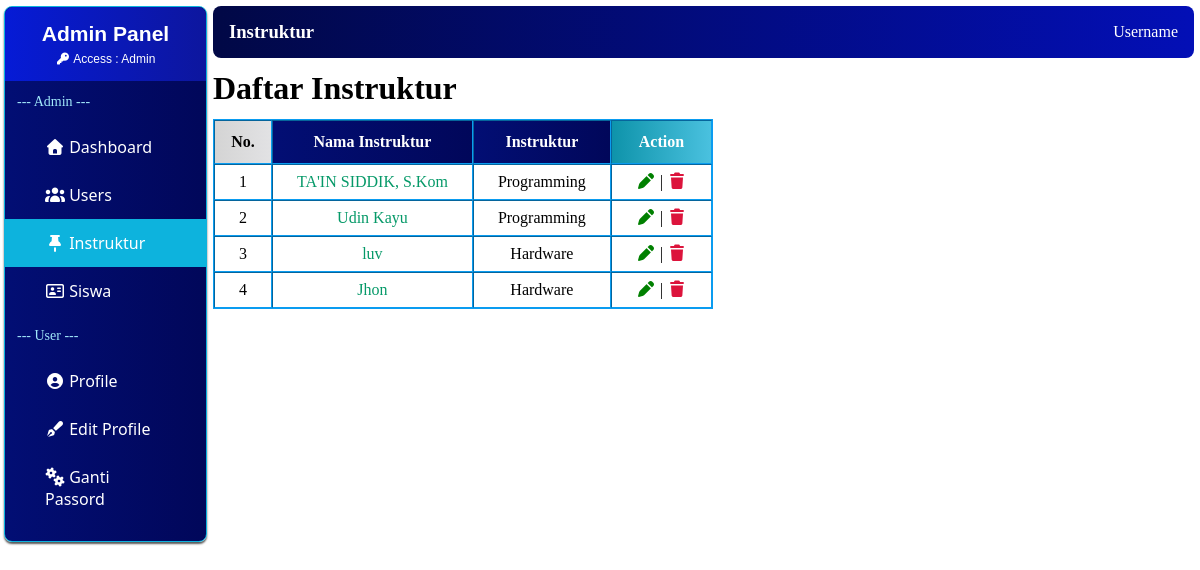
The app's page /instruktur.php (signed in) with its own data.
### tables this page shows
CREATE TABLE `users` (
  `id` int(11) NOT NULL,
  `nama` varchar(255) NOT NULL,
  `email` varchar(255) NOT NULL,
  `password` varchar(255) NOT NULL,
  `role` varchar(255) NOT NULL,
  `bidang` varchar(255) NOT NULL,
  `foto` varchar(255) NOT NULL,
  `status` varchar(255) NOT NULL,
  `terdaftar` varchar(255) NOT NULL
);

### functions.php (called while the page is built, shortened)
<?php
$dbHost = "localhost";
$dbUsername = "root";
$dbPassword = "";
$dbName = "dbkursus";
$tableUsers = "users";
$dbConn = mysqli_connect("$dbHost", "$dbUsername", "$dbPassword", "$dbName");
function instruktur() {
    global $dbConn;
    global $tableUsers;
    $query = "SELECT * FROM $tableUsers WHERE role != 'Admin'";
    $result = mysqli_query($dbConn, $query);
    $rows = [];
    while($row = mysqli_fetch_assoc($result)) {
        $rows[] = $row;
    }
    return $rows;
}
?>

### instruktur.php (the view, shortened to what this page needs)
<?php
    require 'functions.php';
    $instruktur = instruktur();
?>
<!DOCTYPE html>
<html lang="en">
<head>
    <link rel="stylesheet" href="style.css">
    <link rel="stylesheet" href="https://cdnjs.cloudflare.com/ajax/libs/font-awesome/7.0.1/css/all.min.css" />
</head>
<body>
    <div class="containt">
        <div class="sidebar">
            <div class="logo">
                <h3>Admin Panel</h3>
                <p><i class="fa-solid fa-key"></i> Access : Admin</p>
            </div>
            <div class="menu">
                <ul>
                    <div class="menu-admin">
                        <li style="padding: 13px 12px; color: #a1e8faff; font-size: 14px;">--- Admin ---</li>
                        <li><a href="index.php"><i class="fa-solid fa-house"></i> Dashboard</a></li>
                        <li><a href="users.php"><i class="fa-solid fa-users"></i> Users</a></li>
                        <li><a href="instruktur.php" style="background-color: #0db3dd;"><i class="fa-solid fa-thumbtack"></i> Instruktur</a></li>
                        <li><a href="siswa.php"><i class="fa-regular fa-address-card"></i> Siswa</a></li>
                    </div>
                    <div class="menu-user">
                        <li style="padding: 13px 12px; color: #a1e8faff; font-size: 14px;">--- User ---</li>
                        <li><a href="profile.php"><i class="fa-solid fa-circle-user"></i> Profile</a></li>
                        <li><a href="editProfile.php"><i class="fa-solid fa-pen-fancy"></i> Edit Profile</a></li>
                        <li><a href="password.php"><i class="fa-solid fa-gears"></i> Ganti Passord</a></li>
                    </div>
                </ul>
            </div>
        </div>
        <div class="nav-main">
            <div class="navbar">
                <div class="title">
                    <h3>Instruktur</h3>
                </div>
                <div class="akun">
                    <p>Username</p>
                </div>
            </div>
            <div class="main">
                <h1>Daftar Instruktur</h1>
                <div class="table">
                    <table border="1" cellspacing="0">
                        <tr>
                            <th class="rowNo">No.</th>
                            <th class="rowHead">Nama Instruktur</th>
                            <th class="rowHead">Instruktur</th>
                            <th class="action">Action</th>
                        </tr>
                        <?php $x=1; ?>
                        <?php foreach($instruktur as $i) : ?>
                        <tr>
                            <td><?= $x++; ?></td>
                            <td><a href="" class="a"><?= $i["nama"]; ?></a></td>
                            <td><?= $i["bidang"]; ?></td>
                            <td><a href="edit.php"><i class="fa-solid fa-pen" style="color: green;"></i></a> | <a href="hapus.php"><i class="fa-solid fa-trash" style="color: crimson;"></i></a></td>
                        </tr>
                        <?php endforeach; ?>
                    </table>
                </div>
            </div>
        </div>
    </div>
</body>
</html>

### style.css (style rules this page uses)
* { margin: 0; padding: 0; }
.containt { display: flex; }
.sidebar { margin-top: 6px; margin-left: 4px; width: 17%; background: linear-gradient(to right, #020e74, #01075a); color: white; padding-bottom: 18px; border-radius: 8px; border: 1px solid #0db3dd; box-shadow: 0 2px 2px rgb(88, 88, 88); }
.sidebar .logo { width: 100%; background: linear-gradient(to right, #061bd6, #0d169e); text-align: center; padding: 15px 0; font-size: 18px; font-family: 'Trebuchet MS', 'Lucida Sans Unicode', 'Lucida Grande', 'Lucida Sans', Arial, sans-serif; border-radius: 8px 8px 0 0; }
.sidebar .logo p { font-family: Arial, Helvetica, sans-serif; font-size: 12px; margin-top: 6px; }
.sidebar .menu ul { list-style: none; }
.sidebar .menu ul li a { display: block; text-decoration: none; color: white; font-size: 16px; padding: 13px 40px; font-size: 16px; font-family: 'Segoe UI', Tahoma, Geneva, Verdana, sans-serif; }
.nav-main { margin: 6px 6px 6px 6px; width: 83%; }
.navbar { height: 40px; background: linear-gradient(to right, #010846, #030fb6); display: flex; justify-content: space-between; align-items: center; color: white; padding: 6px 16px; border-radius: 8px; }
.navbar .akun { display: flex; gap: 12px; align-items: center; }
.main { margin-top: 12px; }
.table table { border: 1px solid #0a9cf0; margin-top: 12px; }
.table table tr .rowNo { padding: 12px; background: linear-gradient(to right, #d4d4d4, #e2e2e4); }
.table table tr .rowHead { padding: 12px 24px; background: linear-gradient(to right, #020e74, #01075a); color: white; }
.table table tr .action { background: linear-gradient(to right, #0e93aa, #4ac1df); color: white; }
.table table tr td { padding: 8px 24px; text-align: center; }
.table table tr td .a { text-decoration: none; color: #059968; }

### records on screen
users: nama "TA'IN SIDDIK, S.Kom", bidang "Programming"
users: nama "Udin Kayu", bidang "Programming"
users: nama "luv", bidang "Hardware"
users: nama "Jhon", bidang "Hardware"
